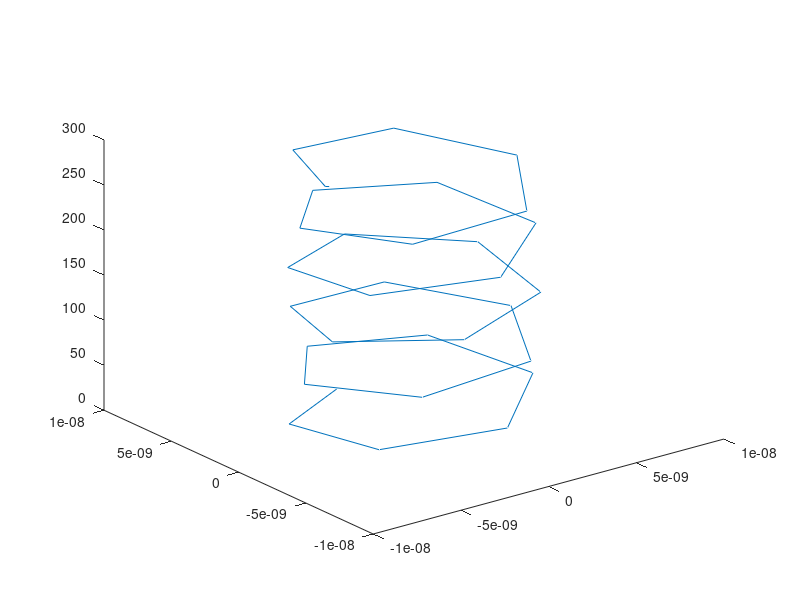

Reproduce this figure in MATLAB.
m=9.11e-31;
q=10^-9.32;
B=10^-10.48;
omega=abs(q)*B/m;
epsilon=q/abs(q);
v_t=100;
v=100;
r_t=v_t/omega;
t=0:0.1:100;
x_1=r_t*sin(omega*t);
x_2=epsilon*r_t*cos(omega*t);
x_3=v*t;
figure
plot3(x_1,x_2,x_3)
zlim([0 300])

